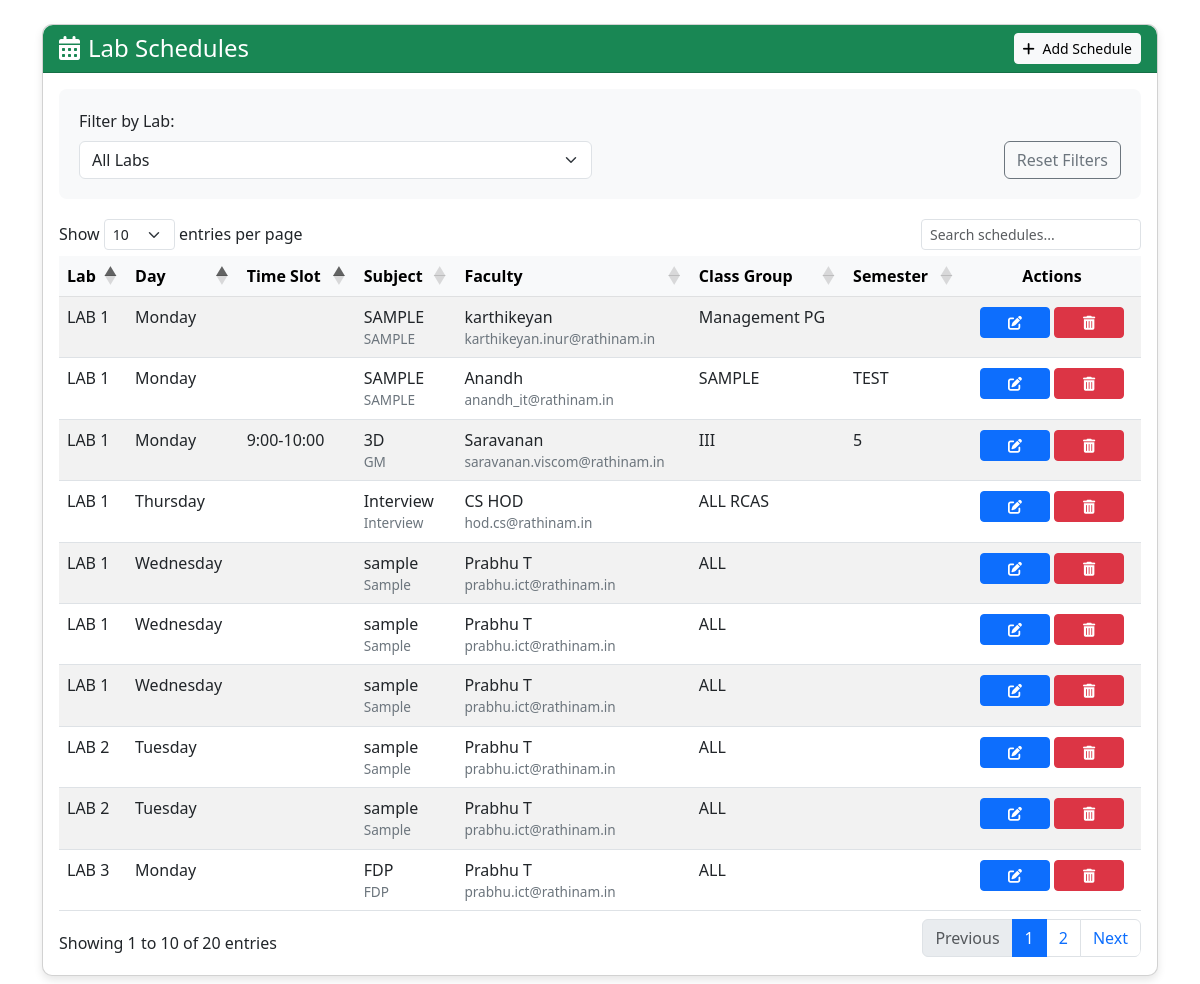
Page /view_schedule.php on the committed database.
### tables this page shows
CREATE TABLE `lab_schedule` (
  `schedule_id` int(11) NOT NULL,
  `lab_id` int(11) NOT NULL COMMENT 'References location_id from location table',
  `day_of_week` enum('Monday','Tuesday','Wednesday','Thursday','Friday','Saturday') NOT NULL,
  `time_slot` enum('8:00-9:00','9:00-10:00','10:00-11:00','11:00-12:00','12:00-13:00','13:00-14:00','14:00-15:00','15:00-16:00','16:00-17:00') NOT NULL,
  `subject_code` varchar(20) DEFAULT NULL,
  `subject_name` varchar(100) DEFAULT NULL,
  `faculty_name` varchar(100) DEFAULT NULL,
  `faculty_email` varchar(100) DEFAULT NULL,
  `class_group` varchar(50) DEFAULT NULL,
  `semester` varchar(20) DEFAULT NULL,
  `academic_year` varchar(20) DEFAULT NULL,
  `created_by` int(11) NOT NULL,
  `created_at` timestamp NOT NULL DEFAULT current_timestamp(),
  `updated_at` timestamp NOT NULL DEFAULT current_timestamp() ON UPDATE current_timestamp()
);

CREATE TABLE `location` (
  `location_id` int(11) NOT NULL,
  `location_name` varchar(100) DEFAULT NULL,
  `category_id` int(11) DEFAULT NULL
);

### view_schedule.php (the view, shortened to what this page needs)
<?php
require_once 'config.php';
?>
<!DOCTYPE html>
<html lang="en">
<head>
    <link href="https://cdn.jsdelivr.net/npm/bootstrap@5.3.0/dist/css/bootstrap.min.css" rel="stylesheet">
    <link rel="stylesheet" href="https://cdn.datatables.net/1.11.5/css/dataTables.bootstrap5.min.css">
</head>
<body>
    <div class="container py-4">
        <div class="row">
            <div class="col-12">
                <div class="card">
                    <div class="card-header bg-success text-white d-flex justify-content-between align-items-center">
                        <h4 class="mb-0"><i class="fas fa-calendar-alt me-2"></i>Lab Schedules</h4>
                        <a href="add_schedule.php" class="btn btn-light btn-sm">
                            <i class="fas fa-plus me-1"></i> Add Schedule
                        </a>
                    </div>
                    <div class="card-body">
                        <div class="filter-section">
                            <form method="GET" class="mb-0">
                                <div class="row g-3 align-items-end">
                                    <div class="col-md-6">
                                        <label for="lab_filter" class="form-label">Filter by Lab:</label>
                                        <select class="form-select" id="lab_filter" name="lab_id" onchange="this.form.submit()">
                                            <option value="0">All Labs</option>
                                        </select>
                                    </div>
                                    <div class="col-md-6 text-md-end">
                                        <a href="view_schedule.php" class="btn btn-outline-secondary">Reset Filters</a>
                                    </div>
                                </div>
                            </form>
                        </div>
                        <div class="table-responsive mt-3">
                            <table id="schedulesTable" class="table table-striped table-hover">
                                <thead class="table-light">
                                    <tr>
                                        <th>Lab</th>
                                        <th>Day</th>
                                        <th>Time Slot</th>
                                        <th>Subject</th>
                                        <th>Faculty</th>
                                        <th>Class Group</th>
                                        <th>Semester</th>
                                        <th class="text-center">Actions</th>
                                    </tr>
                                </thead>
                                <tbody>
                                    <?php
                                    $query = "SELECT s.*, l.location_name
                                             FROM lab_schedule s
                                             JOIN location l ON s.lab_id = l.location_id";
                                    $query .= " ORDER BY l.location_name,
                                                FIELD(s.day_of_week, 'Monday', 'Tuesday', 'Wednesday', 'Thursday', 'Friday', 'Saturday'),
                                                s.time_slot";
                                    $result = mysqli_query($conn, $query);
                                    while($schedule = mysqli_fetch_assoc($result)):
                                    ?>
                                    <tr>
                                        <td><?= htmlspecialchars($schedule['location_name'] ?? '') ?></td>
                                        <td><?= htmlspecialchars($schedule['day_of_week'] ?? '') ?></td>
                                        <td><?= htmlspecialchars($schedule['time_slot'] ?? '') ?></td>
                                        <td>
                                            <?= htmlspecialchars($schedule['subject_name'] ?? '') ?>
                                            <?php if (!empty($schedule['subject_code'])): ?>
                                                <div class="subject-code"><?= htmlspecialchars($schedule['subject_code']) ?></div>
                                            <?php endif; ?>
                                        </td>
                                        <td>
                                            <?= htmlspecialchars($schedule['faculty_name'] ?? '') ?>
                                            <?php if (!empty($schedule['faculty_email'])): ?>
                                                <div class="faculty-email"><?= htmlspecialchars($schedule['faculty_email']) ?></div>
                                            <?php endif; ?>
                                        </td>
                                        <td><?= htmlspecialchars($schedule['class_group'] ?? '') ?></td>
                                        <td><?= htmlspecialchars($schedule['semester'] ?? '') ?></td>
                                        <td class="text-center">
                                            <div class="d-flex justify-content-center">
                                                <a href="edit_schedule.php?id=<?= $schedule['schedule_id'] ?>"
                                                   class="btn btn-sm btn-primary btn-action"
                                                   title="Edit">
                                                   <i class="fas fa-edit"></i>
                                                </a>
                                                <a href="delete_schedule.php?id=<?= $schedule['schedule_id'] ?>"
                                                   class="btn btn-sm btn-danger btn-action"
                                                   title="Delete"
                                                   onclick="return confirm('Are you sure you want to delete this schedule?')">
                                                   <i class="fas fa-trash-alt"></i>
                                                </a>
                                            </div>
                                        </td>
                                    </tr>
                                    <?php endwhile; ?>
                                </tbody>
                            </table>
                        </div>
                    </div>
                </div>
            </div>
        </div>
    </div>
</body>
</html>

### view_schedule.php (style rules this page uses)
.card { box-shadow: 0 4px 8px rgba(0,0,0,0.1); border-radius: 10px; }
.card-header { border-radius: 10px 10px 0 0 !important; }
.table-responsive { border-radius: 0 0 10px 10px; overflow: hidden; }
.btn-action { min-width: 70px; margin: 2px; }
.filter-section { background-color: #f8f9fa; padding: 20px; border-radius: 8px; margin-bottom: 20px; }
.subject-code { color: #6c757d; font-size: 0.85rem; }
.faculty-email { color: #6c757d; font-size: 0.85rem; }

### rows in the picture
lab_schedule: lab.location_name "LAB 1", day_of_week "Monday", subject_name "SAMPLE", subject_code "SAMPLE", faculty_name "karthikeyan", faculty_email "karthikeyan.inur@rathinam.in", class_group "Management PG"
lab_schedule: lab.location_name "LAB 1", day_of_week "Monday", subject_name "SAMPLE", subject_code "SAMPLE", faculty_name "Anandh", faculty_email "anandh_it@rathinam.in", class_group "SAMPLE", semester "TEST"
lab_schedule: lab.location_name "LAB 1", day_of_week "Monday", time_slot "9:00-10:00", subject_name "3D", subject_code "GM", faculty_name "Saravanan", faculty_email "saravanan.viscom@rathinam.in", class_group "III", semester "5"
lab_schedule: lab.location_name "LAB 1", day_of_week "Wednesday", subject_name "sample", subject_code "Sample", faculty_name "Prabhu T", faculty_email "prabhu.ict@rathinam.in", class_group "ALL"
lab_schedule: lab.location_name "LAB 1", day_of_week "Wednesday", subject_name "sample", subject_code "Sample", faculty_name "Prabhu T", faculty_email "prabhu.ict@rathinam.in", class_group "ALL"
lab_schedule: lab.location_name "LAB 1", day_of_week "Wednesday", subject_name "sample", subject_code "Sample", faculty_name "Prabhu T", faculty_email "prabhu.ict@rathinam.in", class_group "ALL"
lab_schedule: lab.location_name "LAB 1", day_of_week "Thursday", subject_name "Interview", subject_code "Interview", faculty_name "CS HOD", faculty_email "hod.cs@rathinam.in", class_group "ALL RCAS"
lab_schedule: lab.location_name "LAB 2", day_of_week "Tuesday", subject_name "sample", subject_code "Sample", faculty_name "Prabhu T", faculty_email "prabhu.ict@rathinam.in", class_group "ALL"
lab_schedule: lab.location_name "LAB 2", day_of_week "Tuesday", subject_name "sample", subject_code "Sample", faculty_name "Prabhu T", faculty_email "prabhu.ict@rathinam.in", class_group "ALL"
lab_schedule: lab.location_name "LAB 3", day_of_week "Monday", subject_name "FDP", subject_code "FDP", faculty_name "Prabhu T", faculty_email "prabhu.ict@rathinam.in", class_group "ALL"
